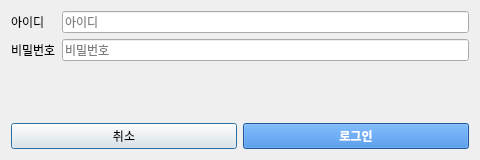
<?xml version="1.0" encoding="UTF-8"?>
<ui version="4.0">
 <class>PasswordDialog</class>
 <widget class="QDialog" name="PasswordDialog">
  <property name="geometry">
   <rect>
    <x>0</x>
    <y>0</y>
    <width>480</width>
    <height>160</height>
   </rect>
  </property>
  <property name="windowTitle">
   <string>비밀번호로 로그인</string>
  </property>
  <layout class="QVBoxLayout" name="layout">
   <item>
    <layout class="QFormLayout" name="form">
     <item row="0" column="0">
      <widget class="QLabel" name="loginIdLabel">
       <property name="text">
        <string>아이디</string>
       </property>
      </widget>
     </item>
     <item row="0" column="1">
      <widget class="QLineEdit" name="loginIdEdit">
       <property name="placeholderText">
        <string>아이디</string>
       </property>
      </widget>
     </item>
     <item row="1" column="0">
      <widget class="QLabel" name="passwordLabel">
       <property name="text">
        <string>비밀번호</string>
       </property>
      </widget>
     </item>
     <item row="1" column="1">
      <widget class="QLineEdit" name="passwordEdit">
       <property name="echoMode">
        <enum>QLineEdit::Password</enum>
       </property>
       <property name="placeholderText">
        <string>비밀번호</string>
       </property>
      </widget>
     </item>
    </layout>
   </item>
   <item>
    <layout class="QHBoxLayout" name="buttons">
     <item>
      <widget class="QPushButton" name="cancelButton">
       <property name="text">
        <string>취소</string>
       </property>
      </widget>
     </item>
     <item>
      <widget class="QPushButton" name="okButton">
       <property name="styleSheet">
        <string notr="true">background: #2a78d6; color: white; font-weight: bold;</string>
       </property>
       <property name="text">
        <string>로그인</string>
       </property>
      </widget>
     </item>
    </layout>
   </item>
  </layout>
 </widget>
 <resources/>
 <connections/>
</ui>
